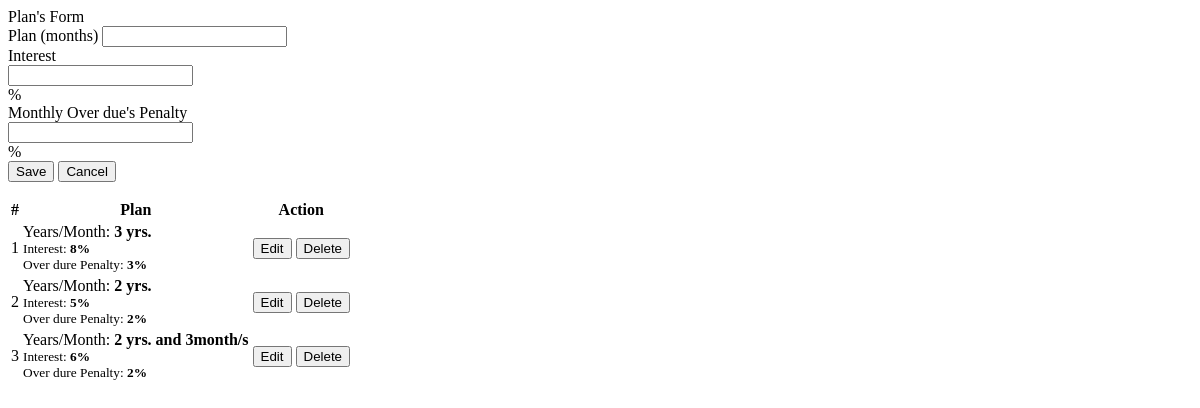
The app's page /admin/loan/plan.php, older data.
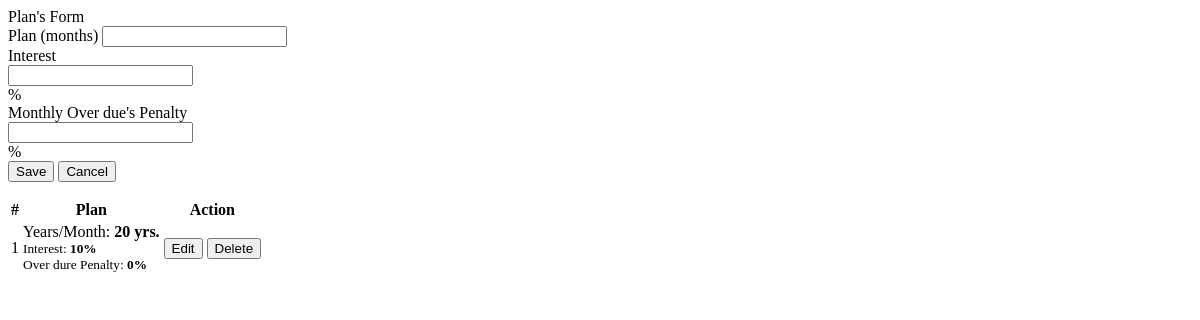
The same page, newer data.
### tables this page shows
CREATE TABLE `loan_plan` (
  `id` int(30) NOT NULL,
  `months` int(11) NOT NULL,
  `interest_percentage` float NOT NULL,
  `penalty_rate` int(11) NOT NULL
);

### admin/loan/plan.php (the view, shortened to what this page needs)
<?php include('db_connect.php');?>
<div class="container-fluid">
	<div class="col-lg-12">
		<div class="row">
			<div class="col-md-4">
			<form action="" id="manage-plan">
				<div class="card">
					<div class="card-header">
						   Plan's Form
				  	</div>
					<div class="card-body">
							<div class="form-group">
								<label class="control-label">Plan (months)</label>
								<input type="number" name="months" id="" class="form-control text-right">
							</div>
							<div class="form-group">
								<label class="control-label">Interest</label>
								<div class="input-group">
								  <input type="number" step="any" min="0" max="100" class="form-control text-right" name="interest_percentage" aria-label="Interest">
								  <div class="input-group-append">
								    <span class="input-group-text">%</span>
								  </div>
								</div>
							</div>
							<div class="form-group">
								<label class="control-label">Monthly Over due's Penalty</label>
								<div class="input-group">
								  <input type="number" step="any" min="0" max="100" class="form-control text-right" aria-label="Penalty percentage" name="penalty_rate">
								  <div class="input-group-append">
								    <span class="input-group-text">%</span>
								  </div>
								</div>
							</div>
					</div>
					<div class="card-footer">
						<div class="row">
							<div class="col-md-12">
								<button class="btn btn-sm btn-primary col-sm-3 offset-md-3"> Save</button>
								<button class="btn btn-sm btn-default col-sm-3" type="button" onclick="_reset()"> Cancel</button>
							</div>
						</div>
					</div>
				</div>
			</form>
			</div>
			<div class="col-md-8">
				<div class="card">
					<div class="card-body">
						<table class="table table-bordered table-hover">
							<thead>
								<tr>
									<th class="text-center">#</th>
									<th class="text-center">Plan</th>
									<th class="text-center">Action</th>
								</tr>
							</thead>
							<tbody>
								<?php
								$i = 1;
								$plan = $conn->query("SELECT * FROM loan_plan order by id asc");
								while($row=$plan->fetch_assoc()):
									$months = $row['months'];
									$months = $months / 12;
									if($months < 1){
										$months = $row['months']. " months";
									}else{
										$m = explode(".", $months);
										$months = $m[0] . " yrs.";
										if(isset($m[1])){
											$months .= " and ".number_format(12 * ($m[1] /100 ),0)."month/s";
										}
									}
								?>
								<tr>
									<td class="text-center"><?php echo $i++ ?></td>
									<td class="">
										 <p>Years/Month: <b><?php echo $months ?></b></p>
										 <p><small>Interest: <b><?php echo $row['interest_percentage']."%" ?></b></small></p>
										 <p><small>Over dure Penalty: <b><?php echo $row['penalty_rate']."%" ?></b></small></p>
									</td>
									<td class="text-center">
										<button class="btn btn-sm btn-primary edit_plan" type="button" data-id="<?php echo $row['id'] ?>" data-months="<?php echo $row['months'] ?>" data-interest_percentage="<?php echo $row['interest_percentage'] ?>" >Edit</button>
										<button class="btn btn-sm btn-danger delete_plan" type="button" data-id="<?php echo $row['id'] ?>">Delete</button>
									</td>
								</tr>
								<?php endwhile; ?>
							</tbody>
						</table>
					</div>
				</div>
			</div>
		</div>
	</div>
</div>

Row changes from the older to the newer data that the page shows:
removed loan_plan: months "3 yrs.", interest_percentage "8", penalty_rate "3"
removed loan_plan: months "2 yrs.", interest_percentage "5", penalty_rate "2"
removed loan_plan: months "2 yrs. and 3month/s", interest_percentage "6", penalty_rate "2"
added loan_plan: months "20 yrs.", interest_percentage "10", penalty_rate "0"
